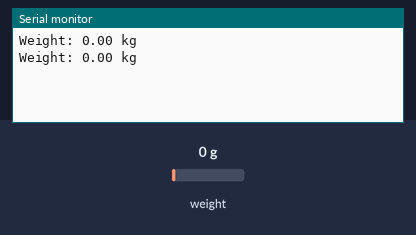
Simulated run of this sketch. Board: Arduino Uno, built with avr-gcc and run on an emulated ATmega328P. On the bench: the last lines printed to the serial monitor. The inputs (shaded band) are chosen by the test bench; at power-on: weight on the scale 0 g.

Above: at 2.2 s.
2.3 s: weight on the scale set to 100 g
At 3.2 s:
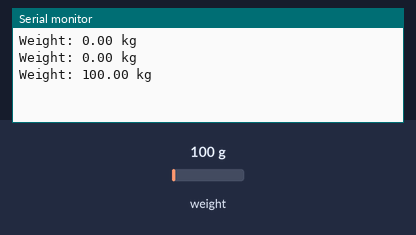
3.8 s: weight on the scale set to 1250 g
At 4.4 s:
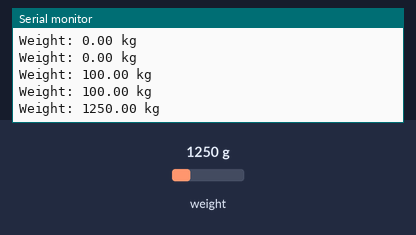
Timing chart, 0 to 6.8 s (numbered marks = the images above; inputs shaded):
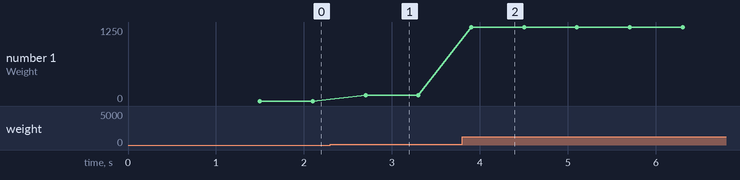

The sketch:

LoadCell-HX711-Test.ino
```cpp
#include "HX711.h"

// Define the pins connected to HX711 module
const int LOADCELL_DOUT_PIN = 5;  // DT pin on HX711 to pin 3 on Arduino
const int LOADCELL_SCK_PIN = 4;   // SCK pin on HX711 to pin 2 on Arduino

HX711 scale;

void setup() {
  // Initialize serial communication for debugging
  Serial.begin(9600);

  // Initialize the HX711 scale
  scale.begin(LOADCELL_DOUT_PIN, LOADCELL_SCK_PIN);

  // Set the scale calibration factor (adjust this based on your setup)
  scale.set_scale(2280.f);  // Adjust this value according to your load cell's calibration factor
  scale.tare();  // Reset the scale to zero
}

void loop() {
  // Read the weight from the load cell
  float weight = scale.get_units(5);  // Read average of 5 readings

  // Print the weight to the Serial Monitor
  Serial.print("Weight: ");
  Serial.print(weight);
  Serial.println(" kg");  // Assuming you calibrated for kilograms

  // Pause for a bit before taking another reading
  delay(100);
}
```

Measured:
- after the input at 2.3 s, the serial monitor: prints a new line after 0.40 s (image 1)
- after the input at 3.8 s, the serial monitor: prints a new line after 0.10 s (image 2)
- plotted number 1: 0 → 100 after the input at 2.3 s, 100 → 1250 after the input at 3.8 s
